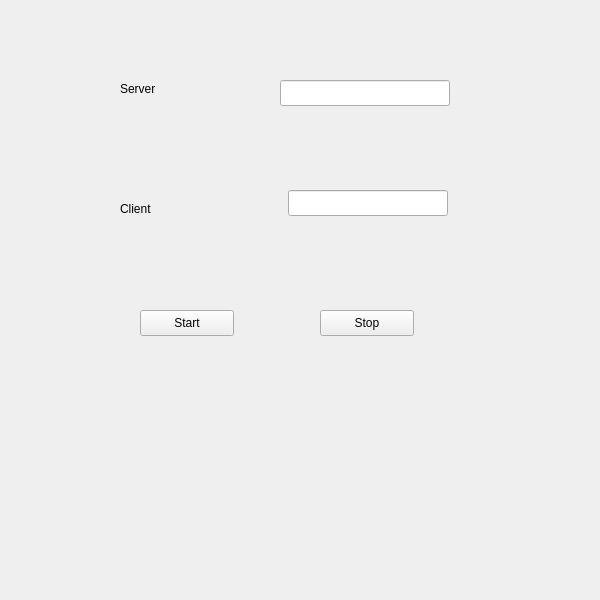
<?xml version="1.0" encoding="UTF-8"?>
<ui version="4.0">
 <class>TCPSetting</class>
 <widget class="QFrame" name="TCPSetting">
  <property name="geometry">
   <rect>
    <x>0</x>
    <y>0</y>
    <width>600</width>
    <height>600</height>
   </rect>
  </property>
  <property name="windowTitle">
   <string>Frame</string>
  </property>
  <widget class="QLabel" name="label">
   <property name="geometry">
    <rect>
     <x>120</x>
     <y>80</y>
     <width>66</width>
     <height>18</height>
    </rect>
   </property>
   <property name="text">
    <string>Server</string>
   </property>
  </widget>
  <widget class="QLineEdit" name="Server_line">
   <property name="geometry">
    <rect>
     <x>280</x>
     <y>80</y>
     <width>170</width>
     <height>26</height>
    </rect>
   </property>
  </widget>
  <widget class="QLabel" name="label_2">
   <property name="geometry">
    <rect>
     <x>120</x>
     <y>200</y>
     <width>66</width>
     <height>18</height>
    </rect>
   </property>
   <property name="text">
    <string>Client </string>
   </property>
  </widget>
  <widget class="QLineEdit" name="Client_line">
   <property name="geometry">
    <rect>
     <x>288</x>
     <y>190</y>
     <width>160</width>
     <height>26</height>
    </rect>
   </property>
  </widget>
  <widget class="QPushButton" name="TCP_start">
   <property name="geometry">
    <rect>
     <x>140</x>
     <y>310</y>
     <width>94</width>
     <height>26</height>
    </rect>
   </property>
   <property name="text">
    <string>Start</string>
   </property>
  </widget>
  <widget class="QPushButton" name="TCP_stop">
   <property name="geometry">
    <rect>
     <x>320</x>
     <y>310</y>
     <width>94</width>
     <height>26</height>
    </rect>
   </property>
   <property name="text">
    <string>Stop</string>
   </property>
  </widget>
 </widget>
 <resources/>
 <connections/>
</ui>
